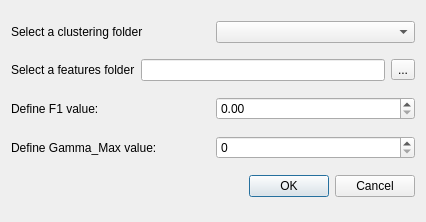
<?xml version="1.0" encoding="UTF-8"?>
<ui version="4.0">
 <class>Dialog</class>
 <widget class="QDialog" name="Dialog">
  <property name="geometry">
   <rect>
    <x>0</x>
    <y>0</y>
    <width>426</width>
    <height>222</height>
   </rect>
  </property>
  <property name="windowTitle">
   <string>Dialog</string>
  </property>
  <layout class="QGridLayout" name="gridLayout">
   <item row="2" column="0">
    <layout class="QHBoxLayout" name="horizontalLayout_2">
     <item>
      <widget class="QLabel" name="F1Label">
       <property name="text">
        <string>Define F1 value:</string>
       </property>
      </widget>
     </item>
     <item>
      <widget class="QDoubleSpinBox" name="doubleSpinBox"/>
     </item>
    </layout>
   </item>
   <item row="4" column="0">
    <widget class="QDialogButtonBox" name="buttonBox">
     <property name="orientation">
      <enum>Qt::Horizontal</enum>
     </property>
     <property name="standardButtons">
      <set>QDialogButtonBox::Cancel|QDialogButtonBox::Ok</set>
     </property>
    </widget>
   </item>
   <item row="3" column="0">
    <layout class="QHBoxLayout" name="horizontalLayout_3">
     <item>
      <widget class="QLabel" name="label">
       <property name="text">
        <string>Define Gamma_Max value:</string>
       </property>
      </widget>
     </item>
     <item>
      <widget class="QSpinBox" name="spinBox"/>
     </item>
    </layout>
   </item>
   <item row="0" column="0">
    <layout class="QHBoxLayout" name="horizontalLayout">
     <item>
      <widget class="QLabel" name="label_2">
       <property name="text">
        <string>Select a clustering folder</string>
       </property>
      </widget>
     </item>
     <item>
      <widget class="QComboBox" name="comboBox"/>
     </item>
    </layout>
   </item>
   <item row="1" column="0">
    <layout class="QHBoxLayout" name="horizontalLayout_4">
     <item>
      <widget class="QLabel" name="label_3">
       <property name="text">
        <string>Select a features folder</string>
       </property>
      </widget>
     </item>
     <item>
      <widget class="QLineEdit" name="lineEdit"/>
     </item>
     <item>
      <widget class="QToolButton" name="browserButton">
       <property name="text">
        <string>...</string>
       </property>
      </widget>
     </item>
    </layout>
   </item>
  </layout>
 </widget>
 <resources/>
 <connections>
  <connection>
   <sender>buttonBox</sender>
   <signal>accepted()</signal>
   <receiver>Dialog</receiver>
   <slot>accept()</slot>
   <hints>
    <hint type="sourcelabel">
     <x>248</x>
     <y>254</y>
    </hint>
    <hint type="destinationlabel">
     <x>157</x>
     <y>274</y>
    </hint>
   </hints>
  </connection>
  <connection>
   <sender>buttonBox</sender>
   <signal>rejected()</signal>
   <receiver>Dialog</receiver>
   <slot>reject()</slot>
   <hints>
    <hint type="sourcelabel">
     <x>316</x>
     <y>260</y>
    </hint>
    <hint type="destinationlabel">
     <x>286</x>
     <y>274</y>
    </hint>
   </hints>
  </connection>
 </connections>
</ui>
